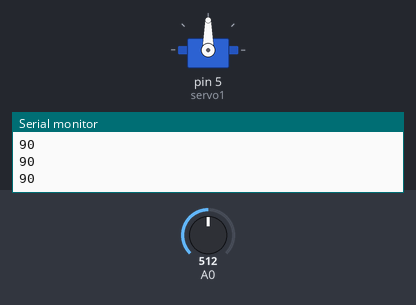
The sketch below on a simulated Arduino Uno, built with avr-gcc and run on an emulated ATmega328P. Parts: servo, the last lines printed to the serial monitor. The inputs (shaded band) are chosen by the test bench; at power-on: A0 = 512.

Above: at 1.2 s.
1.3 s: A0 set to 716
At 2.4 s:
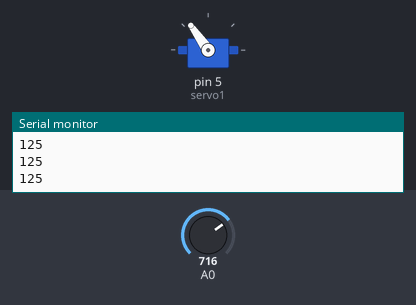
2.8 s: A0 set to 900
At 3.9 s:
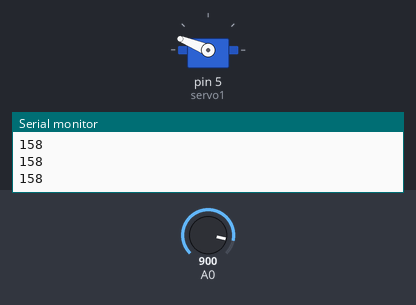
4.3 s: A0 set to 1023
At 4.8 s:
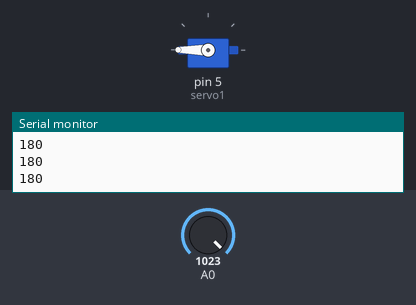
5.8 s: A0 set to 306
At 6.9 s:
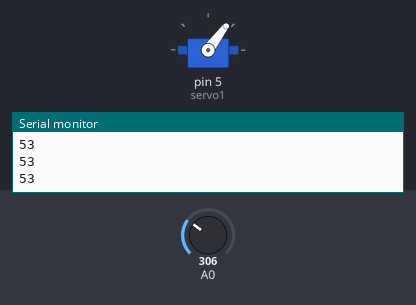
7.3 s: A0 set to 122
At 8.2 s:
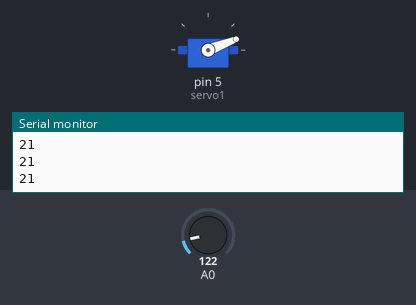
8.8 s: A0 set to 0
At 9.6 s:
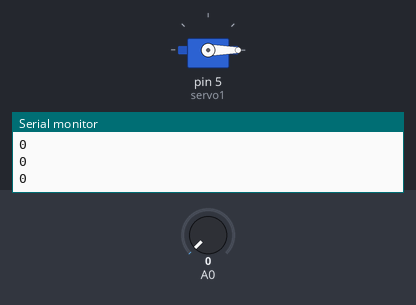
Timing chart, 0 to 11.3 s (numbered marks = the images above; inputs shaded):
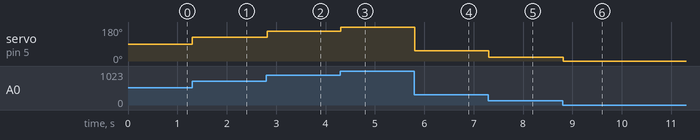

Measured:
- after the input at 1.3 s, servo on pin 5 (servo1): 90° → 125° at once
- after the input at 2.8 s, servo on pin 5 (servo1): 125° → 158° at once
- after the input at 4.3 s, servo on pin 5 (servo1): 158° → 180° at once
- after the input at 5.8 s, servo on pin 5 (servo1): 180° → 53° at once
- after the input at 7.3 s, servo on pin 5 (servo1): 53° → 21° at once
- after the input at 8.8 s, servo on pin 5 (servo1): 21° → 0° at once

The sketch:

servo_potenciometro.ino
```cpp
#include "Servo.h"  // adicionando a biblioteca de servo

Servo servo1; //instanciando um servo

void setup() {
servo1.attach(5); // conecta ao pino 5
Serial.begin(9600);
}

void loop() {
// Lê o valor do Potenciometro
  int angle = analogRead(0);
  // Mapeia o valor de 0 a 180 graus
  angle=map(angle, 0, 1023, 0, 180);
  Serial.println(angle);
  // Repassa o angulo ao ServoWrite
  servo1.write(angle);
  // Delay de 15ms para o Servo alcançar a posição
  delay(15);

}
```
